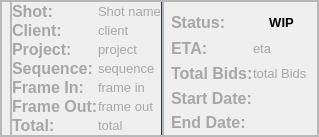
                           <widget class="QFrame" name="frame_3">
                            <property name="frameShape">
                             <enum>QFrame::StyledPanel</enum>
                            </property>
                            <property name="frameShadow">
                             <enum>QFrame::Raised</enum>
                            </property>
                            <layout class="QGridLayout" name="gridLayout_13">
                             <property name="leftMargin">
                              <number>0</number>
                             </property>
                             <property name="topMargin">
                              <number>0</number>
                             </property>
                             <property name="rightMargin">
                              <number>0</number>
                             </property>
                             <property name="bottomMargin">
                              <number>0</number>
                             </property>
                             <property name="spacing">
                              <number>0</number>
                             </property>
                             <item row="0" column="1">
                              <widget class="QFrame" name="frame_7">
                               <property name="styleSheet">
                                <string notr="true">QLabel{
	color: rgb(167, 167, 167);
}</string>
                               </property>
                               <property name="frameShape">
                                <enum>QFrame::StyledPanel</enum>
                               </property>
                               <property name="frameShadow">
                                <enum>QFrame::Raised</enum>
                               </property>
                               <layout class="QGridLayout" name="gridLayout_24">
                                <property name="leftMargin">
                                 <number>0</number>
                                </property>
                                <property name="topMargin">
                                 <number>0</number>
                                </property>
                                <property name="rightMargin">
                                 <number>0</number>
                                </property>
                                <property name="bottomMargin">
                                 <number>0</number>
                                </property>
                                <property name="spacing">
                                 <number>0</number>
                                </property>
                                <item row="3" column="0">
                                 <widget class="QLabel" name="label_6">
                                  <property name="font">
                                   <font>
                                    <family>Segoe UI</family>
                                    <pointsize>12</pointsize>
                                    <weight>75</weight>
                                    <bold>true</bold>
                                   </font>
                                  </property>
                                  <property name="text">
                                   <string>Sequence:</string>
                                  </property>
                                 </widget>
                                </item>
                                <item row="5" column="0">
                                 <widget class="QLabel" name="label_9">
                                  <property name="font">
                                   <font>
                                    <family>Segoe UI</family>
                                    <pointsize>12</pointsize>
                                    <weight>75</weight>
                                    <bold>true</bold>
                                   </font>
                                  </property>
                                  <property name="text">
                                   <string>Frame Out:</string>
                                  </property>
                                 </widget>
                                </item>
                                <item row="2" column="0">
                                 <widget class="QLabel" name="label_5">
                                  <property name="font">
                                   <font>
                                    <family>Segoe UI</family>
                                    <pointsize>12</pointsize>
                                    <weight>75</weight>
                                    <bold>true</bold>
                                   </font>
                                  </property>
                                  <property name="text">
                                   <string>Project:</string>
                                  </property>
                                 </widget>
                                </item>
                                <item row="0" column="0">
                                 <widget class="QLabel" name="label_2">
                                  <property name="font">
                                   <font>
                                    <family>Segoe UI</family>
                                    <pointsize>12</pointsize>
                                    <weight>75</weight>
                                    <bold>true</bold>
                                   </font>
                                  </property>
                                  <property name="text">
                                   <string>Shot:</string>
                                  </property>
                                 </widget>
                                </item>
                                <item row="4" column="1">
                                 <widget class="QLabel" name="frameIn_lbl">
                                  <property name="font">
                                   <font>
                                    <pointsize>10</pointsize>
                                   </font>
                                  </property>
                                  <property name="text">
                                   <string>frame in</string>
                                  </property>
                                 </widget>
                                </item>
                                <item row="4" column="0">
                                 <widget class="QLabel" name="label_8">
                                  <property name="font">
                                   <font>
                                    <family>Segoe UI</family>
                                    <pointsize>12</pointsize>
                                    <weight>75</weight>
                                    <italic>false</italic>
                                    <bold>true</bold>
                                   </font>
                                  </property>
                                  <property name="text">
                                   <string>Frame In:</string>
                                  </property>
                                 </widget>
                                </item>
                                <item row="1" column="0">
                                 <widget class="QLabel" name="label_7">
                                  <property name="font">
                                   <font>
                                    <family>Segoe UI</family>
                                    <pointsize>12</pointsize>
                                    <weight>75</weight>
                                    <bold>true</bold>
                                   </font>
                                  </property>
                                  <property name="text">
                                   <string>Client:</string>
                                  </property>
                                 </widget>
                                </item>
                                <item row="1" column="1">
                                 <widget class="QLabel" name="clientName_lbl">
                                  <property name="font">
                                   <font>
                                    <pointsize>10</pointsize>
                                   </font>
                                  </property>
                                  <property name="text">
                                   <string>client</string>
                                  </property>
                                 </widget>
                                </item>
                                <item row="0" column="2" rowspan="7">
                                 <widget class="Line" name="line">
                                  <property name="maximumSize">
                                   <size>
                                    <width>1</width>
                                    <height>16777215</height>
                                   </size>
                                  </property>
                                  <property name="font">
                                   <font>
                                    <pointsize>11</pointsize>
                                   </font>
                                  </property>
                                  <property name="styleSheet">
                                   <string notr="true">background-color: rgb(45, 51, 63);</string>
                                  </property>
                                  <property name="orientation">
                                   <enum>Qt::Vertical</enum>
                                  </property>
                                 </widget>
                                </item>
                                <item row="5" column="1">
                                 <widget class="QLabel" name="frameOut_lbl">
                                  <property name="font">
                                   <font>
                                    <pointsize>10</pointsize>
                                   </font>
                                  </property>
                                  <property name="text">
                                   <string>frame out</string>
                                  </property>
                                 </widget>
                                </item>
                                <item row="0" column="1">
                                 <widget class="QLabel" name="shotName_lbl">
                                  <property name="font">
                                   <font>
                                    <pointsize>10</pointsize>
                                   </font>
                                  </property>
                                  <property name="styleSheet">
                                   <string notr="true">QLabel{
	color: rgb(167, 167, 167);
}</string>
                                  </property>
                                  <property name="text">
                                   <string>Shot name</string>
                                  </property>
                                 </widget>
                                </item>
                                <item row="6" column="1">
                                 <widget class="QLabel" name="totalFrames_lbl">
                                  <property name="font">
                                   <font>
                                    <pointsize>10</pointsize>
                                   </font>
                                  </property>
                                  <property name="text">
                                   <string>total</string>
                                  </property>
                                 </widget>
                                </item>
                                <item row="2" column="1">
                                 <widget class="QLabel" name="projectName_lbl">
                                  <property name="font">
                                   <font>
                                    <pointsize>10</pointsize>
                                   </font>
                                  </property>
                                  <property name="text">
                                   <string>project</string>
                                  </property>
                                 </widget>
                                </item>
                                <item row="3" column="1">
                                 <widget class="QLabel" name="seqName_lbl">
                                  <property name="font">
                                   <font>
                                    <pointsize>10</pointsize>
                                   </font>
                                  </property>
                                  <property name="text">
                                   <string>sequence</string>
                                  </property>
                                 </widget>
                                </item>
                                <item row="6" column="0">
                                 <widget class="QLabel" name="label_10">
                                  <property name="font">
                                   <font>
                                    <family>Segoe UI</family>
                                    <pointsize>12</pointsize>
                                    <weight>75</weight>
                                    <bold>true</bold>
                                   </font>
                                  </property>
                                  <property name="text">
                                   <string>Total:</string>
                                  </property>
                                 </widget>
                                </item>
                               </layout>
                              </widget>
                             </item>
                             <item row="0" column="2">
                              <widget class="QFrame" name="frame_8">
                               <property name="styleSheet">
                                <string notr="true">QLabel{
	color: rgb(167, 167, 167);
}</string>
                               </property>
                               <property name="frameShape">
                                <enum>QFrame::StyledPanel</enum>
                               </property>
                               <property name="frameShadow">
                                <enum>QFrame::Raised</enum>
                               </property>
                               <layout class="QGridLayout" name="gridLayout_23">
                                <property name="leftMargin">
                                 <number>7</number>
                                </property>
                                <property name="topMargin">
                                 <number>7</number>
                                </property>
                                <property name="rightMargin">
                                 <number>7</number>
                                </property>
                                <property name="bottomMargin">
                                 <number>0</number>
                                </property>
                                <property name="spacing">
                                 <number>0</number>
                                </property>
                                <item row="2" column="0">
                                 <widget class="QLabel" name="label_12">
                                  <property name="font">
                                   <font>
                                    <family>Segoe UI</family>
                                    <pointsize>12</pointsize>
                                    <weight>75</weight>
                                    <bold>true</bold>
                                   </font>
                                  </property>
                                  <property name="text">
                                   <string>Total Bids:</string>
                                  </property>
                                 </widget>
                                </item>
                                <item row="1" column="1">
                                 <widget class="QLabel" name="eta_lbl">
                                  <property name="font">
                                   <font>
                                    <pointsize>10</pointsize>
                                   </font>
                                  </property>
                                  <property name="text">
                                   <string>eta</string>
                                  </property>
                                 </widget>
                                </item>
                                <item row="4" column="1">
                                 <widget class="QLabel" name="endDate_lbl">
                                  <property name="font">
                                   <font>
                                    <pointsize>10</pointsize>
                                   </font>
                                  </property>
                                  <property name="text">
                                   <string/>
                                  </property>
                                 </widget>
                                </item>
                                <item row="3" column="1">
                                 <widget class="QLabel" name="startDate_lbl">
                                  <property name="font">
                                   <font>
                                    <pointsize>10</pointsize>
                                   </font>
                                  </property>
                                  <property name="text">
                                   <string/>
                                  </property>
                                 </widget>
                                </item>
                                <item row="2" column="1">
                                 <widget class="QLabel" name="totalBids_lbl">
                                  <property name="font">
                                   <font>
                                    <pointsize>10</pointsize>
                                   </font>
                                  </property>
                                  <property name="text">
                                   <string>total Bids</string>
                                  </property>
                                 </widget>
                                </item>
                                <item row="0" column="1">
                                 <widget class="QPushButton" name="status_btn">
                                  <property name="sizePolicy">
                                   <sizepolicy hsizetype="Fixed" vsizetype="Fixed">
                                    <horstretch>0</horstretch>
                                    <verstretch>0</verstretch>
                                   </sizepolicy>
                                  </property>
                                  <property name="font">
                                   <font>
                                    <family>Segoe UI</family>
                                    <pointsize>10</pointsize>
                                    <weight>75</weight>
                                    <bold>true</bold>
                                   </font>
                                  </property>
                                  <property name="styleSheet">
                                   <string notr="true">background-color: rgba(255, 132, 8,0.6);
padding-left:15px;
padding-right:15px;
padding-top:5px;
padding-bottom:5px
</string>
                                  </property>
                                  <property name="text">
                                   <string>WIP</string>
                                  </property>
                                  <property name="flat">
                                   <bool>true</bool>
                                  </property>
                                 </widget>
                                </item>
                                <item row="4" column="0">
                                 <widget class="QLabel" name="label_15">
                                  <property name="font">
                                   <font>
                                    <family>Segoe UI</family>
                                    <pointsize>12</pointsize>
                                    <weight>75</weight>
                                    <bold>true</bold>
                                   </font>
                                  </property>
                                  <property name="text">
                                   <string>End Date:</string>
                                  </property>
                                 </widget>
                                </item>
                                <item row="3" column="0">
                                 <widget class="QLabel" name="label_14">
                                  <property name="font">
                                   <font>
                                    <family>Segoe UI</family>
                                    <pointsize>12</pointsize>
                                    <weight>75</weight>
                                    <bold>true</bold>
                                   </font>
                                  </property>
                                  <property name="text">
                                   <string>Start Date:</string>
                                  </property>
                                 </widget>
                                </item>
                                <item row="0" column="0">
                                 <widget class="QLabel" name="label_16">
                                  <property name="font">
                                   <font>
                                    <family>Segoe UI</family>
                                    <pointsize>12</pointsize>
                                    <weight>75</weight>
                                    <bold>true</bold>
                                   </font>
                                  </property>
                                  <property name="text">
                                   <string>Status:</string>
                                  </property>
                                 </widget>
                                </item>
                                <item row="1" column="0">
                                 <widget class="QLabel" name="label_11">
                                  <property name="font">
                                   <font>
                                    <family>Segoe UI</family>
                                    <pointsize>12</pointsize>
                                    <weight>75</weight>
                                    <bold>true</bold>
                                   </font>
                                  </property>
                                  <property name="cursor">
                                   <cursorShape>ArrowCursor</cursorShape>
                                  </property>
                                  <property name="text">
                                   <string>ETA:</string>
                                  </property>
                                 </widget>
                                </item>
                               </layout>
                              </widget>
                             </item>
                             <item row="0" column="0">
                              <widget class="QFrame" name="frame_5">
                               <property name="maximumSize">
                                <size>
                                 <width>250</width>
                                 <height>16777215</height>
                                </size>
                               </property>
                               <property name="frameShape">
                                <enum>QFrame::StyledPanel</enum>
                               </property>
                               <property name="frameShadow">
                                <enum>QFrame::Raised</enum>
                               </property>
                               <layout class="QGridLayout" name="gridLayout_22">
                                <property name="leftMargin">
                                 <number>0</number>
                                </property>
                                <property name="topMargin">
                                 <number>0</number>
                                </property>
                                <property name="rightMargin">
                                 <number>0</number>
                                </property>
                                <property name="bottomMargin">
                                 <number>0</number>
                                </property>
                                <property name="spacing">
                                 <number>0</number>
                                </property>
                                <item row="0" column="0">
                                 <widget class="QLabel" name="label_29">
                                  <property name="font">
                                   <font>
                                    <pointsize>10</pointsize>
                                   </font>
                                  </property>
                                  <property name="text">
                                   <string/>
                                  </property>
                                  <property name="pixmap">
                                   <pixmap resource="files.qrc">:/custom/icons/custom/image.png</pixmap>
                                  </property>
                                  <property name="scaledContents">
                                   <bool>true</bool>
                                  </property>
                                  <property name="alignment">
                                   <set>Qt::AlignCenter</set>
                                  </property>
                                 </widget>
                                </item>
                               </layout>
                              </widget>
                             </item>
                            </layout>
                           </widget>
